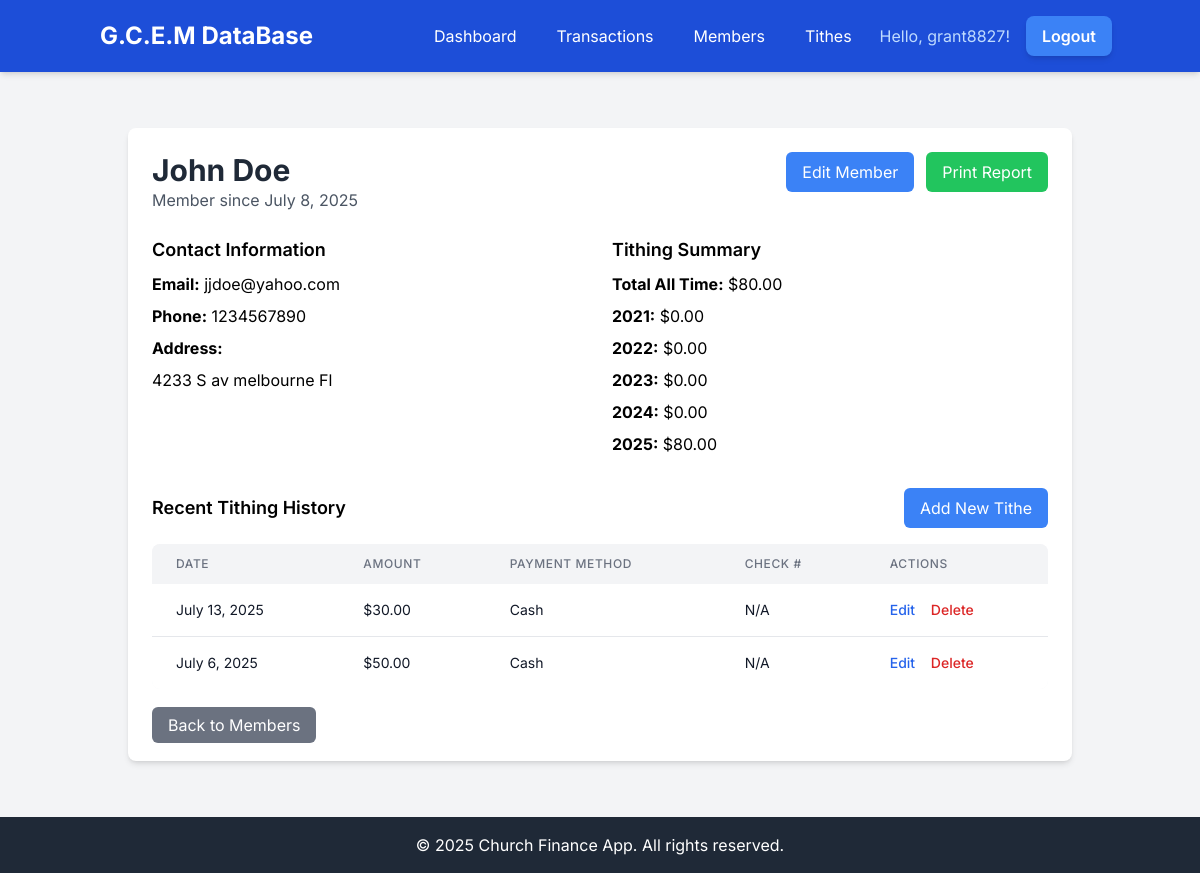
/finances/members/1/ (signed in), run on the app's committed database.
### church_finances/models.py (models this page shows, shortened)
class Member(models.Model):
    first_name = models.CharField(max_length=100)
    last_name = models.CharField(max_length=100)
    email = models.EmailField(blank=True, null=True)
    phone = models.CharField(max_length=20, blank=True, null=True)
    address = models.TextField(blank=True, null=True)
    member_since = models.DateField()
    is_active = models.BooleanField(default=True)
    created_at = models.DateTimeField(auto_now_add=True)
    updated_at = models.DateTimeField(auto_now=True)
    class Meta:
        ordering = ["last_name", "first_name"]
    @property
    def full_name(self):
        return f"{self.first_name} {self.last_name}"
    def total_tithes(self, year=None):
        tithes = self.tithes.filter(is_active=True)
        if year:
            tithes = tithes.filter(date__year=year)
        return sum(tithe.amount for tithe in tithes)

class Tithing(models.Model):
    member = models.ForeignKey(
        Member, on_delete=models.CASCADE, related_name="tithes"
    )
    date = models.DateField()
    amount = models.DecimalField(max_digits=10, decimal_places=2)
    payment_method = models.CharField(
        max_length=20,
        choices=[
            ("cash", "Cash"),
            ("check", "Check"),
            ("bank_transfer", "Bank Transfer"),
            ("card", "Credit/Debit Card"),
            ("other", "Other"),
        ],
        default="cash",
    )
    check_number = models.CharField(max_length=50, blank=True, null=True)
    notes = models.TextField(blank=True, null=True)
    recorded_by = models.ForeignKey(
        User, on_delete=models.SET_NULL, null=True, blank=True
    )
    is_active = models.BooleanField(default=True)  # For soft deletes
    created_at = models.DateTimeField(auto_now_add=True)
    updated_at = models.DateTimeField(auto_now=True)
    class Meta:
        ordering = ["-date", "-created_at"]

### church_finances/views.py (the view)
# urls.py: path("members/<int:pk>/", views.member_detail_view, name="member_detail"),
@login_required
def member_detail_view(request, pk):
    member = get_object_or_404(Member, pk=pk)
    tithes = member.tithes.filter(is_active=True).order_by('-date')
    current_year = datetime.now().year
    yearly_totals = {}
    for year in range(current_year - 4, current_year + 1):
        yearly_totals[year] = member.total_tithes(year)
    context = {
        'member': member,
        'tithes': tithes,
        'yearly_totals': yearly_totals,
        'total_all_time': member.total_tithes()
    }
    return render(request, 'church_finances/member_detail.html', context)

### church_finances/templates/church_finances/member_detail.html (shortened to what this page needs)
{% extends 'base.html' %}
{% block content %}
<div class="container mx-auto px-4 py-8">
    <div class="bg-white shadow-md rounded-lg p-6">
        <div class="flex justify-between items-start mb-6">
            <div>
                <h1 class="text-3xl font-bold text-gray-800">{{ member.full_name }}</h1>
                <p class="text-gray-600">Member since {{ member.member_since }}</p>
            </div>
            <div class="flex space-x-3">
                <a href="{% url 'member_update' member.pk %}" class="bg-blue-500 hover:bg-blue-600 text-white px-4 py-2 rounded-md">
                    Edit Member
                </a>
                <a href="{% url 'member_tithing_report' member.pk %}" class="bg-green-500 hover:bg-green-600 text-white px-4 py-2 rounded-md">
                    Print Report
                </a>
            </div>
        </div>
        <div class="grid grid-cols-1 md:grid-cols-2 gap-6 mb-8">
            <div>
                <h3 class="text-lg font-semibold mb-2">Contact Information</h3>
                <div class="space-y-2">
                    <p><strong>Email:</strong> {{ member.email|default:"N/A" }}</p>
                    <p><strong>Phone:</strong> {{ member.phone|default:"N/A" }}</p>
                    {% if member.address %}
                    <p><strong>Address:</strong><br>{{ member.address|linebreaks }}</p>
                    {% endif %}
                </div>
            </div>
            <div>
                <h3 class="text-lg font-semibold mb-2">Tithing Summary</h3>
                <div class="space-y-2">
                    <p><strong>Total All Time:</strong> ${{ total_all_time|floatformat:2 }}</p>
                    {% for year, total in yearly_totals.items %}
                    <p><strong>{{ year }}:</strong> ${{ total|floatformat:2 }}</p>
                    {% endfor %}
                </div>
            </div>
        </div>
        <div>
            <div class="flex justify-between items-center mb-4">
                <h3 class="text-lg font-semibold">Recent Tithing History</h3>
                <a href="{% url 'tithing_create' %}" class="bg-blue-500 hover:bg-blue-600 text-white px-4 py-2 rounded-md">
                    Add New Tithe
                </a>
            </div>
            {% if tithes %}
            <div class="bg-gray-50 rounded-lg overflow-hidden">
                <table class="min-w-full">
                    <thead class="bg-gray-100">
                        <tr>
                            <th class="px-6 py-3 text-left text-xs font-medium text-gray-500 uppercase tracking-wider">Date</th>
                            <th class="px-6 py-3 text-left text-xs font-medium text-gray-500 uppercase tracking-wider">Amount</th>
                            <th class="px-6 py-3 text-left text-xs font-medium text-gray-500 uppercase tracking-wider">Payment Method</th>
                            <th class="px-6 py-3 text-left text-xs font-medium text-gray-500 uppercase tracking-wider">Check #</th>
                            <th class="px-6 py-3 text-left text-xs font-medium text-gray-500 uppercase tracking-wider">Actions</th>
                        </tr>
                    </thead>
                    <tbody class="bg-white divide-y divide-gray-200">
                        {% for tithe in tithes %}
                        <tr>
                            <td class="px-6 py-4 whitespace-nowrap text-sm text-gray-900">{{ tithe.date }}</td>
                            <td class="px-6 py-4 whitespace-nowrap text-sm text-gray-900">${{ tithe.amount }}</td>
                            <td class="px-6 py-4 whitespace-nowrap text-sm text-gray-900">{{ tithe.get_payment_method_display }}</td>
                            <td class="px-6 py-4 whitespace-nowrap text-sm text-gray-900">{{ tithe.check_number|default:"N/A" }}</td>
                            <td class="px-6 py-4 whitespace-nowrap text-sm font-medium">
                                <a href="{% url 'tithing_update' tithe.pk %}" class="text-blue-600 hover:text-blue-900 mr-3">Edit</a>
                                <a href="{% url 'tithing_delete' tithe.pk %}" class="text-red-600 hover:text-red-900">Delete</a>
                            </td>
                        </tr>
                        {% endfor %}
                    </tbody>
                </table>
            </div>
            {% else %}
            <div class="text-center py-8">
                <p class="text-gray-500">No tithing records found.</p>
            </div>
            {% endif %}
        </div>
        <div class="mt-6">
            <a href="{% url 'member_list' %}" class="bg-gray-500 hover:bg-gray-600 text-white px-4 py-2 rounded-md">
                Back to Members
            </a>
        </div>
    </div>
</div>
{% endblock %}

### templates/base.html (shortened to what this page needs)
<!DOCTYPE html>
<html lang="en">
<head>
    <script src="https://cdn.tailwindcss.com"></script>
</head>
<body class="flex flex-col min-h-screen">
    <nav class="bg-blue-700 p-4 shadow-md">
        <div class="container mx-auto">
            <div class="flex justify-between items-center">
                <a href="{% url 'home' %}" class="text-white text-2xl font-bold rounded-md px-3 py-1 hover:bg-blue-600 transition-colors">
                    G.C.E.M DataBase
                </a>
                <div class="hidden md:flex md:items-center md:space-x-4">
                    {% if user.is_authenticated %}
                        <a href="{% url 'dashboard' %}" class="text-white hover:text-blue-200 rounded-md px-3 py-1 hover:bg-blue-600 transition-colors">Dashboard</a>
                        <a href="{% url 'transaction_list' %}" class="text-white hover:text-blue-200 rounded-md px-3 py-1 hover:bg-blue-600 transition-colors">Transactions</a>
                        <a href="{% url 'member_list' %}" class="text-white hover:text-blue-200 rounded-md px-3 py-1 hover:bg-blue-600 transition-colors">Members</a>
                        <a href="{% url 'tithing_list' %}" class="text-white hover:text-blue-200 rounded-md px-3 py-1 hover:bg-blue-600 transition-colors">Tithes</a>
                        <span class="text-blue-200">Hello, {{ user.username }}!</span>
                        <a href="{% url 'logout' %}" class="bg-blue-500 hover:bg-blue-600 text-white font-semibold py-2 px-4 rounded-lg shadow-md transition duration-300 ease-in-out transform hover:scale-105">Logout</a>
                    {% endif %}
                </div>
            </div>
        </div>
    </nav>
    <main class="flex-grow container mx-auto p-6">
        {% block content %}
        {% endblock %}
    </main>
    <footer class="bg-gray-800 text-white p-4 text-center mt-auto">
        <div class="container mx-auto">
            &copy; 2025 Church Finance App. All rights reserved.
        </div>
    </footer>
</body>
</html>

### templates/base.html (style rules this page uses)
body { font-family: 'Inter', sans-serif; background-color: #f3f4f6; min-height: 100vh; display: flex; flex-direction: column; }

### data on the page
Member: full_name "John Doe", member_since "July 8, 2025", email "jjdoe@yahoo.com", phone "1234567890", address "4233 S av melbourne Fl"
Tithing: date "July 13, 2025", amount "30.00", payment_method "Cash", check_number "N/A"
Tithing: date "July 6, 2025", amount "50.00", payment_method "Cash", check_number "N/A"

### other printed values
{{ user.username }} "grant8827"
{{ total_all_time|floatformat:2 }} "80.00"
{{ year }} "2021" "2022" "2023" "2024" "2025"
{{ total|floatformat:2 }} "0.00" "0.00" "0.00" "0.00" "80.00"
